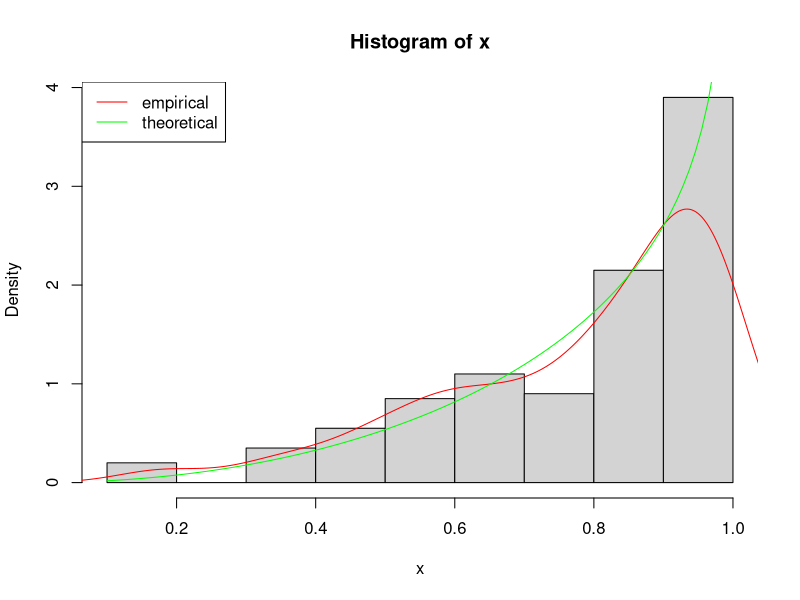

Reproduce this figure in R. (Note: this script raises an error after producing the figure.)
## ----setup, echo=FALSE, message=FALSE, warning=FALSE--------------------------
require(fitdistrplus)
require(knitr) #for kable() function
set.seed(12345)
options(digits = 3)

## ---- echo=TRUE, eval=FALSE---------------------------------------------------
#  fitbench <- function(data, distr, method, grad = NULL,
#                       control = list(trace = 0, REPORT = 1, maxit = 1000),
#                       lower = -Inf, upper = +Inf, ...)

## ---- echo=FALSE--------------------------------------------------------------
fitbench <- fitdistrplus:::fitbench

## -----------------------------------------------------------------------------
lnL <- function(par, fix.arg, obs, ddistnam) 
  fitdistrplus:::loglikelihood(par, fix.arg, obs, ddistnam) 
grlnlbeta <- fitdistrplus:::grlnlbeta

## ---- fig.height=4, fig.width=4-----------------------------------------------
#(1) beta distribution
n <- 200
x <- rbeta(n, 3, 3/4)
grlnlbeta(c(3, 4), x) #test
hist(x, prob=TRUE)
lines(density(x), col="red")
curve(dbeta(x, 3, 3/4), col="green", add=TRUE)
legend("topleft", lty=1, col=c("red","green"), leg=c("empirical", "theoretical"))

## -----------------------------------------------------------------------------
ctr <- list(trace=0, REPORT=1, maxit=1000)

## -----------------------------------------------------------------------------
unconstropt <- fitbench(x, "beta", "mle", grad=grlnlbeta, lower=0)

## -----------------------------------------------------------------------------
dbeta2 <- function(x, shape1, shape2, log)
  dbeta(x, exp(shape1), exp(shape2), log=log)
#take the log of the starting values
startarg <- lapply(fitdistrplus:::startargdefault(x, "beta"), log)
#redefine the gradient for the new parametrization
grbetaexp <- function(par, obs, ...) 
    grlnlbeta(exp(par), obs) * exp(par)
    

expopt <- fitbench(x, distr="beta2", method="mle", grad=grbetaexp, start=startarg) 
#get back to original parametrization
expopt[c("fitted shape1", "fitted shape2"), ] <- exp(expopt[c("fitted shape1", "fitted shape2"), ])

## ---- results='asis', echo=FALSE----------------------------------------------
kable(unconstropt[, grep("G-", colnames(unconstropt), invert=TRUE)], digits=3)

## ---- results='asis', echo=FALSE----------------------------------------------
kable(unconstropt[, grep("G-", colnames(unconstropt))], digits=3)

## ---- results='asis', echo=FALSE----------------------------------------------
kable(expopt[, grep("G-", colnames(expopt), invert=TRUE)], digits=3)

## ---- results='asis', echo=FALSE----------------------------------------------
kable(expopt[, grep("G-", colnames(expopt))], digits=3)

## ---- fig.width=4, fig.height=4-----------------------------------------------
llsurface(min.arg=c(0.1, 0.1), max.arg=c(7, 3), 
          plot.arg=c("shape1", "shape2"), nlev=25,
          plot.np=50, data=x, distr="beta", back.col = FALSE)
points(unconstropt[1,"BFGS"], unconstropt[2,"BFGS"], pch="+", col="red")
points(3, 3/4, pch="x", col="green")

## ---- fig.width=4, fig.height=4-----------------------------------------------
b1 <- bootdist(fitdist(x, "beta", method = "mle", optim.method = "BFGS"), 
               niter = 100, parallel = "snow", ncpus = 2)
summary(b1)
plot(b1)
abline(v = 3, h = 3/4, col = "red", lwd = 1.5)

## -----------------------------------------------------------------------------
grlnlNB <- function(x, obs, ...)
{
  m <- x[1]
  p <- x[2]
  n <- length(obs)
  c(sum(psigamma(obs+m)) - n*psigamma(m) + n*log(p),
    m*n/p - sum(obs)/(1-p))
}

## ---- fig.height=4, fig.width=4-----------------------------------------------
#(1) beta distribution
n <- 200
trueval <- c("size"=10, "prob"=3/4, "mu"=10/3)
x <- rnbinom(n, trueval["size"], trueval["prob"])

hist(x, prob=TRUE, ylim=c(0, .3))
lines(density(x), col="red")
points(min(x):max(x), dnbinom(min(x):max(x), trueval["size"], trueval["prob"]), 
       col = "green")
legend("topleft", lty = 1, col = c("red", "green"), 
       leg = c("empirical", "theoretical"))

## -----------------------------------------------------------------------------
ctr <- list(trace = 0, REPORT = 1, maxit = 1000)
unconstropt <- fitbench(x, "nbinom", "mle", grad = grlnlNB, lower = 0)
unconstropt <- rbind(unconstropt, 
                     "fitted prob" = unconstropt["fitted mu", ] / (1 + unconstropt["fitted mu", ]))

## -----------------------------------------------------------------------------
dnbinom2 <- function(x, size, prob, log)
  dnbinom(x, exp(size), 1 / (1 + exp(-prob)), log = log)
# transform starting values
startarg <- fitdistrplus:::startargdefault(x, "nbinom")
startarg$mu <- startarg$size / (startarg$size + startarg$mu)
startarg <- list(size = log(startarg[[1]]), 
                 prob = log(startarg[[2]] / (1 - startarg[[2]])))

# redefine the gradient for the new parametrization
Trans <- function(x)
  c(exp(x[1]), plogis(x[2]))
grNBexp <- function(par, obs, ...) 
    grlnlNB(Trans(par), obs) * c(exp(par[1]), plogis(x[2])*(1-plogis(x[2])))

expopt <- fitbench(x, distr="nbinom2", method="mle", grad=grNBexp, start=startarg) 
# get back to original parametrization
expopt[c("fitted size", "fitted prob"), ] <- 
  apply(expopt[c("fitted size", "fitted prob"), ], 2, Trans)

## ---- results='asis', echo=FALSE----------------------------------------------
kable(unconstropt[, grep("G-", colnames(unconstropt), invert=TRUE)], digits=3)

## ---- results='asis', echo=FALSE----------------------------------------------
kable(unconstropt[, grep("G-", colnames(unconstropt))], digits=3)

## ---- results='asis', echo=FALSE----------------------------------------------
kable(expopt[, grep("G-", colnames(expopt), invert=TRUE)], digits=3)

## ---- results='asis', echo=FALSE----------------------------------------------
kable(expopt[, grep("G-", colnames(expopt))], digits=3)

## ---- fig.width=4, fig.height=4-----------------------------------------------
llsurface(min.arg = c(5, 0.3), max.arg = c(15, 1), 
          plot.arg = c("size", "prob"), nlev = 25,
          plot.np = 50, data = x, distr = "nbinom", back.col = FALSE)
points(unconstropt["fitted size", "BFGS"], unconstropt["fitted prob", "BFGS"], 
       pch = "+", col = "red")
points(trueval["size"], trueval["prob"], pch = "x", col = "green")

## ---- fig.width=4, fig.height=4-----------------------------------------------
b1 <- bootdist(fitdist(x, "nbinom", method = "mle", optim.method = "BFGS"), 
               niter = 100, parallel = "snow", ncpus = 2)
summary(b1)
plot(b1)
abline(v = trueval["size"], h = trueval["mu"], col = "red", lwd = 1.5)
